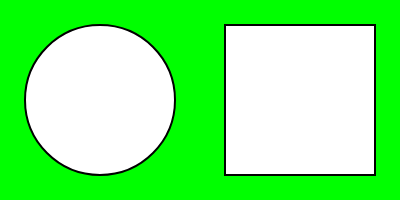
Frame 1 (no input)
Frame 60 (no input): identical to frame 1, image omitted
Frame 120 (the mouse pressed at the canvas centre since frame 60): identical to frame 1, image omitted

The p5.js sketch that drew this single still picture (run headless with seeded random() and noise() and a simulated clock; from frame 60 on, the mouse is pressed at the canvas centre):

// p5.js sketch
// ── sketch.js
function setup() {
  createCanvas(400, 200);
}

function draw() {
  background("lime");
  
  strokeWeight(2);
  fill("white");
  circle(100,100,150);
  rect(225,25,150,150);
}
